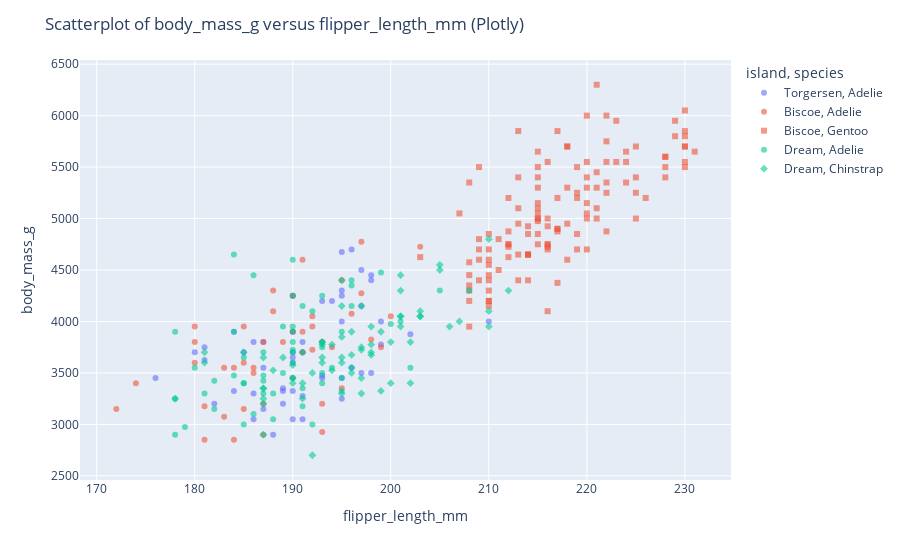

Notebook code for this chart:
### Code cell
#Plotly
fig = px.scatter(penguins, x=col1, y=col2, color='island', symbol='species', opacity=0.6, size_max=15)
fig.update_layout(title=f'Scatterplot of {col2} versus {col1} (Plotly)')
fig.show()

### Figure 1 — Plotly figure (JSON) as saved in the notebook; plotly's stock layout.template omitted (floating-point values rounded to 4 significant figures)
{"data": [{"hovertemplate": "island=Torgersen<br>species=Adelie<br>flipper_length_mm=%{x}<br>body_mass_g=%{y}<extra></extra>", "legendgroup": "Torgersen, Adelie", "marker": {"color": "#636efa", "opacity": 0.6, "symbol": "circle"}, "mode": "markers", "name": "Torgersen, Adelie", "orientation": "v", "showlegend": true, "type": "scatter", "x": [181, 186, 195, null, 193, 190, 181, 195, 193, 190, 186, 180, 182, 191, 198, 185, 195, 197, 184, 194, 190, 198, 190, 190, 196, 197, 190, 195, 191, 184, 187, 195, 189, 196, 187, 193, 188, 199, 189, 189, 187, 198, 176, 202, 186, 199, 191, 195, 191, 210, 190, 197], "xaxis": "x", "y": [3750, 3800, 3250, null, 3450, 3650, 3625, 4675, 3475, 4250, 3300, 3700, 3200, 3800, 4400, 3700, 3450, 4500, 3325, 4200, 3050, 4450, 3600, 3900, 3550, 4150, 3700, 4250, 3700, 3900, 3550, 4000, 3200, 4700, 3800, 4200, 2900, 3775, 3350, 3325, 3150, 3500, 3450, 3875, 3050, 4000, 3275, 4300, 3050, 4000, 3325, 3500], "yaxis": "y"}, {"hovertemplate": "island=Biscoe<br>species=Adelie<br>flipper_length_mm=%{x}<br>body_mass_g=%{y}<extra></extra>", "legendgroup": "Biscoe, Adelie", "marker": {"color": "#EF553B", "opacity": 0.6, "symbol": "circle"}, "mode": "markers", "name": "Biscoe, Adelie", "orientation": "v", "showlegend": true, "type": "scatter", "x": [174, 180, 189, 185, 180, 187, 183, 187, 172, 180, 186, 188, 190, 200, 187, 191, 186, 193, 181, 194, 185, 195, 185, 192, 184, 192, 195, 188, 192, 203, 183, 190, 193, 184, 199, 190, 181, 197, 198, 191, 193, 197, 191, 196], "xaxis": "x", "y": [3400, 3600, 3800, 3950, 3800, 3800, 3550, 3200, 3150, 3950, 3500, 4300, 3450, 4050, 2900, 3700, 3550, 3800, 2850, 3750, 3150, 4400, 3600, 4050, 2850, 3950, 3350, 4100, 3725, 4725, 3075, 4250, 2925, 3550, 3750, 3900, 3175, 4775, 3825, 4600, 3200, 4275, 3900, 4075], "yaxis": "y"}, {"hovertemplate": "island=Biscoe<br>species=Gentoo<br>flipper_length_mm=%{x}<br>body_mass_g=%{y}<extra></extra>", "legendgroup": "Biscoe, Gentoo", "marker": {"color": "#EF553B", "opacity": 0.6, "symbol": "square"}, "mode": "markers", "name": "Biscoe, Gentoo", "orientation": "v", "showlegend": true, "type": "scatter", "x": [211, 230, 210, 218, 215, 210, 211, 219, 209, 215, 214, 216, 214, 213, 210, 217, 210, 221, 209, 222, 218, 215, 213, 215, 215, 215, 216, 215, 210, 220, 222, 209, 207, 230, 220, 220, 213, 219, 208, 208, 208, 225, 210, 216, 222, 217, 210, 225, 213, 215, 210, 220, 210, 225, 217, 220, 208, 220, 208, 224, 208, 221, 214, 231, 219, 230, 214, 229, 220, 223, 216, 221, 221, 217, 216, 230, 209, 220, 215, 223, 212, 221, 212, 224, 212, 228, 218, 218, 212, 230, 218, 228, 212, 224, 214, 226, 216, 222, 203, 225, 219, 228, 215, 228, 216, 215, 210, 219, 208, 209, 216, 229, 213, 230, 217, 230, 217, 222, 214, null, 215, 222, 212, 213], "xaxis": "x", "y": [4500, 5700, 4450, 5700, 5400, 4550, 4800, 5200, 4400, 5150, 4650, 5550, 4650, 5850, 4200, 5850, 4150, 6300, 4800, 5350, 5700, 5000, 4400, 5050, 5000, 5100, 4100, 5650, 4600, 5550, 5250, 4700, 5050, 6050, 5150, 5400, 4950, 5250, 4350, 5350, 3950, 5700, 4300, 4750, 5550, 4900, 4200, 5400, 5100, 5300, 4850, 5300, 4400, 5000, 4900, 5050, 4300, 5000, 4450, 5550, 4200, 5300, 4400, 5650, 4700, 5700, 4650, 5800, 4700, 5550, 4750, 5000, 5100, 5200, 4700, 5800, 4600, 6000, 4750, 5950, 4625, 5450, 4725, 5350, 4750, 5600, 4600, 5300, 4875, 5550, 4950, 5400, 4750, 5650, 4850, 5200, 4925, 4875, 4625, 5250, 4850, 5600, 4975, 5500, 4725, 5500, 4700, 5500, 4575, 5500, 5000, 5950, 4650, 5500, 4375, 5850, 4875, 6000, 4925, null, 4850, 5750, 5200, 5400], "yaxis": "y"}, {"hovertemplate": "island=Dream<br>species=Adelie<br>flipper_length_mm=%{x}<br>body_mass_g=%{y}<extra></extra>", "legendgroup": "Dream, Adelie", "marker": {"color": "#00cc96", "opacity": 0.6, "symbol": "circle"}, "mode": "markers", "name": "Dream, Adelie", "orientation": "v", "showlegend": true, "type": "scatter", "x": [178, 178, 188, 184, 195, 196, 190, 180, 181, 184, 182, 195, 186, 196, 185, 190, 182, 179, 190, 191, 191, 194, 190, 189, 189, 190, 202, 205, 185, 186, 187, 208, 190, 196, 178, 192, 193, 199, 187, 190, 191, 200, 185, 193, 193, 187, 188, 190, 192, 185, 190, 184, 195, 193, 187, 201], "xaxis": "x", "y": [3250, 3900, 3300, 3900, 3325, 4150, 3950, 3550, 3300, 4650, 3150, 3900, 3100, 4400, 3000, 4600, 3425, 2975, 3450, 4150, 3350, 3550, 3800, 3500, 3950, 3600, 3550, 4300, 3400, 4450, 3300, 4300, 3700, 4350, 2900, 4100, 3500, 4475, 3425, 3900, 3175, 3975, 3400, 4250, 3400, 3475, 3050, 3725, 3000, 3650, 4250, 3475, 3450, 3750, 3700, 4000], "yaxis": "y"}, {"hovertemplate": "island=Dream<br>species=Chinstrap<br>flipper_length_mm=%{x}<br>body_mass_g=%{y}<extra></extra>", "legendgroup": "Dream, Chinstrap", "marker": {"color": "#00cc96", "opacity": 0.6, "symbol": "diamond"}, "mode": "markers", "name": "Dream, Chinstrap", "orientation": "v", "showlegend": true, "type": "scatter", "x": [192, 196, 193, 188, 197, 198, 178, 197, 195, 198, 193, 194, 185, 201, 190, 201, 197, 181, 190, 195, 181, 191, 187, 193, 195, 197, 200, 200, 191, 205, 187, 201, 187, 203, 195, 199, 195, 210, 192, 205, 210, 187, 196, 196, 196, 201, 190, 212, 187, 198, 199, 201, 193, 203, 187, 197, 191, 203, 202, 194, 206, 189, 195, 207, 202, 193, 210, 198], "xaxis": "x", "y": [3500, 3900, 3650, 3525, 3725, 3950, 3250, 3750, 4150, 3700, 3800, 3775, 3700, 4050, 3575, 4050, 3300, 3700, 3450, 4400, 3600, 3400, 2900, 3800, 3300, 4150, 3400, 3800, 3700, 4550, 3200, 4300, 3350, 4100, 3600, 3900, 3850, 4800, 2700, 4500, 3950, 3650, 3550, 3500, 3675, 4450, 3400, 4300, 3250, 3675, 3325, 3950, 3600, 4050, 3350, 3450, 3250, 4050, 3800, 3525, 3950, 3650, 3650, 4000, 3400, 3775, 4100, 3775], "yaxis": "y"}], "layout": {"legend": {"title": {"text": "island, species"}, "tracegroupgap": 0}, "margin": {"t": 60}, "title": {"text": "Scatterplot of body_mass_g versus flipper_length_mm (Plotly)"}, "xaxis": {"anchor": "y", "domain": [0, 1], "title": {"text": "flipper_length_mm"}}, "yaxis": {"anchor": "x", "domain": [0, 1], "title": {"text": "body_mass_g"}}}}
